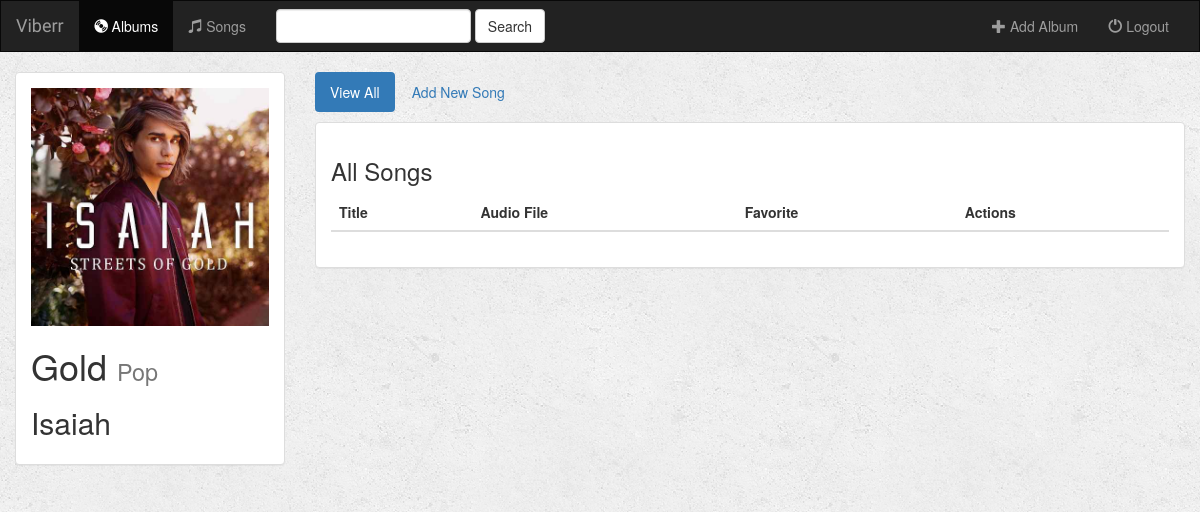
The app's page /music/1/ with its own data.
### music/models.py (models this page shows, shortened)
class Album(models.Model):
    artist = models.CharField(max_length=250)
    album_title = models.CharField(max_length=500)
    genre = models.CharField(max_length=100)
    album_logo = models.FileField()

### music/views.py (the view)
# urls.py: url(r'^(?P<pk>[0-9]+)/$', views.DetailView.as_view(), name='detail'),
class DetailView(generic.DetailView):
    model = Album
    template_name = 'music/detail.html'

### templates/music/detail.html (shortened to what this page needs)
{% extends 'base.html' %}
{% block body %}
    <div class="container-fluid songs-container">
        <div class="row">
            <div class="col-sm-4 col-md-3">
                <div class="panel panel-default">
                    <div class="panel-body">
                        <a href="{% url 'music:detail' album.id %}">
                            {% if album.album_logo %}
                                <img src="{{ album.album_logo.url}}" class="img-responsive">
                            {% else %}
                                <h3>No image to display</h3>
                            {% endif %}
                        </a>
                        <h1>{{ album.album_title }} <small>{{ album.genre }}</small></h1>
                        <h2>{{ album.artist }}</h2>
                    </div>
                </div>
            </div>
            <div class="col-sm-8 col-md-9">
                <ul class="nav nav-pills" style="margin-bottom: 10px;">
                    <li role="presentation" class="active"><a href="{% url 'music:detail' album.id %}">View All</a></li>
                    <li role="presentation"><a href="#">Add New Song</a></li>
                </ul>
                <div class="panel panel-default">
                    <div class="panel-body">
                        <h3>All Songs</h3>
                        <table class="table">
                            <thead>
                            <tr>
                                <th>Title</th>
                                <th>Audio File</th>
                                <th>Favorite</th>
                                <th>Actions</th>
                            </tr>
                            </thead>
                        </table>
                    </div>
                </div>
            </div>
        </div>
     </div>
{% endblock %}

### static/style.css (style rules this page uses)
body { background: #fff url("images/background.png"); }

### records on screen
Album: album_logo (picture), album_title "Gold", genre "Pop", artist "Isaiah"
